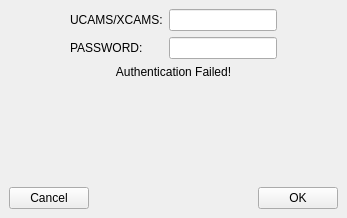
<?xml version="1.0" encoding="UTF-8"?>
<ui version="4.0">
 <class>MainWindow</class>
 <widget class="QMainWindow" name="MainWindow">
  <property name="windowModality">
   <enum>Qt::ApplicationModal</enum>
  </property>
  <property name="geometry">
   <rect>
    <x>0</x>
    <y>0</y>
    <width>347</width>
    <height>218</height>
   </rect>
  </property>
  <property name="sizePolicy">
   <sizepolicy hsizetype="Fixed" vsizetype="Fixed">
    <horstretch>0</horstretch>
    <verstretch>0</verstretch>
   </sizepolicy>
  </property>
  <property name="minimumSize">
   <size>
    <width>250</width>
    <height>200</height>
   </size>
  </property>
  <property name="maximumSize">
   <size>
    <width>400</width>
    <height>250</height>
   </size>
  </property>
  <property name="windowTitle">
   <string>Authentication</string>
  </property>
  <property name="documentMode">
   <bool>true</bool>
  </property>
  <widget class="QWidget" name="centralwidget">
   <layout class="QVBoxLayout" name="verticalLayout">
    <item>
     <layout class="QGridLayout" name="gridLayout">
      <item row="1" column="2">
       <widget class="QLineEdit" name="password"/>
      </item>
      <item row="0" column="1">
       <widget class="QLabel" name="label">
        <property name="text">
         <string>UCAMS/XCAMS:</string>
        </property>
       </widget>
      </item>
      <item row="0" column="3">
       <spacer name="horizontalSpacer_2">
        <property name="orientation">
         <enum>Qt::Horizontal</enum>
        </property>
        <property name="sizeHint" stdset="0">
         <size>
          <width>40</width>
          <height>20</height>
         </size>
        </property>
       </spacer>
      </item>
      <item row="0" column="2">
       <widget class="QLineEdit" name="ucams"/>
      </item>
      <item row="1" column="1">
       <widget class="QLabel" name="label_2">
        <property name="text">
         <string>PASSWORD:</string>
        </property>
       </widget>
      </item>
      <item row="0" column="0">
       <spacer name="horizontalSpacer_4">
        <property name="orientation">
         <enum>Qt::Horizontal</enum>
        </property>
        <property name="sizeHint" stdset="0">
         <size>
          <width>40</width>
          <height>20</height>
         </size>
        </property>
       </spacer>
      </item>
     </layout>
    </item>
    <item>
     <widget class="QLabel" name="authentication_message">
      <property name="text">
       <string>Authentication Failed!</string>
      </property>
      <property name="alignment">
       <set>Qt::AlignCenter</set>
      </property>
     </widget>
    </item>
    <item>
     <spacer name="verticalSpacer">
      <property name="orientation">
       <enum>Qt::Vertical</enum>
      </property>
      <property name="sizeHint" stdset="0">
       <size>
        <width>20</width>
        <height>40</height>
       </size>
      </property>
     </spacer>
    </item>
    <item>
     <layout class="QHBoxLayout" name="horizontalLayout">
      <item>
       <widget class="QPushButton" name="cancel_button">
        <property name="text">
         <string>Cancel</string>
        </property>
       </widget>
      </item>
      <item>
       <spacer name="horizontalSpacer">
        <property name="orientation">
         <enum>Qt::Horizontal</enum>
        </property>
        <property name="sizeHint" stdset="0">
         <size>
          <width>40</width>
          <height>20</height>
         </size>
        </property>
       </spacer>
      </item>
      <item>
       <widget class="QPushButton" name="ok_button">
        <property name="text">
         <string>OK</string>
        </property>
       </widget>
      </item>
     </layout>
    </item>
   </layout>
  </widget>
  <widget class="QMenuBar" name="menubar">
   <property name="geometry">
    <rect>
     <x>0</x>
     <y>0</y>
     <width>347</width>
     <height>20</height>
    </rect>
   </property>
  </widget>
 </widget>
 <resources/>
 <connections>
  <connection>
   <sender>cancel_button</sender>
   <signal>clicked()</signal>
   <receiver>MainWindow</receiver>
   <slot>cancel_clicked()</slot>
   <hints>
    <hint type="sourcelabel">
     <x>71</x>
     <y>217</y>
    </hint>
    <hint type="destinationlabel">
     <x>67</x>
     <y>114</y>
    </hint>
   </hints>
  </connection>
  <connection>
   <sender>ok_button</sender>
   <signal>clicked()</signal>
   <receiver>MainWindow</receiver>
   <slot>ok_clicked()</slot>
   <hints>
    <hint type="sourcelabel">
     <x>357</x>
     <y>217</y>
    </hint>
    <hint type="destinationlabel">
     <x>202</x>
     <y>175</y>
    </hint>
   </hints>
  </connection>
  <connection>
   <sender>password</sender>
   <signal>returnPressed()</signal>
   <receiver>MainWindow</receiver>
   <slot>ok_clicked()</slot>
   <hints>
    <hint type="sourcelabel">
     <x>165</x>
     <y>82</y>
    </hint>
    <hint type="destinationlabel">
     <x>38</x>
     <y>96</y>
    </hint>
   </hints>
  </connection>
  <connection>
   <sender>password</sender>
   <signal>textChanged(QString)</signal>
   <receiver>MainWindow</receiver>
   <slot>password_changed()</slot>
   <hints>
    <hint type="sourcelabel">
     <x>191</x>
     <y>73</y>
    </hint>
    <hint type="destinationlabel">
     <x>193</x>
     <y>121</y>
    </hint>
   </hints>
  </connection>
 </connections>
 <slots>
  <slot>cancel_clicked()</slot>
  <slot>ok_clicked()</slot>
  <slot>password_changed()</slot>
 </slots>
</ui>
